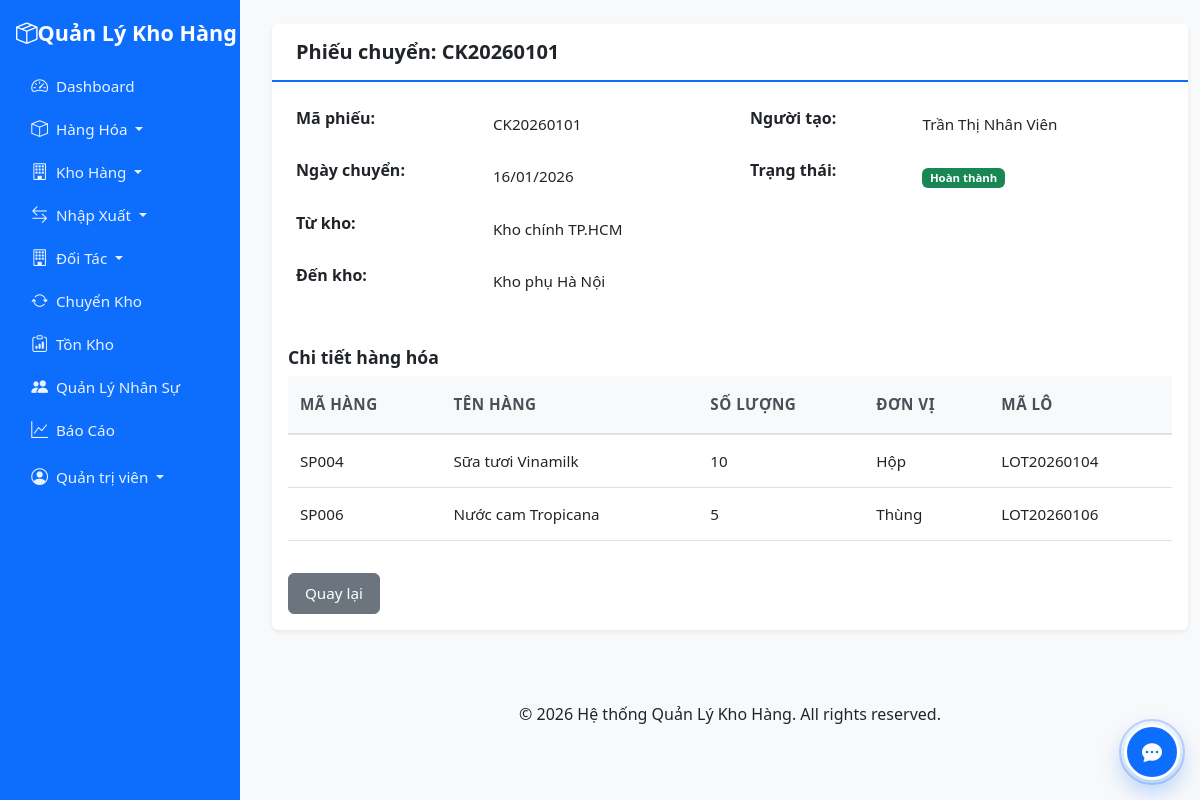
Screenshot of /modules/internal_transfers/view.php?id=1 (signed in) with the database file from the repository.
### tables this page shows
CREATE TABLE `internal_transfers` (
  `id` int(11) NOT NULL,
  `transfer_code` varchar(50) NOT NULL,
  `transfer_date` date NOT NULL,
  `from_warehouse_id` int(11) NOT NULL,
  `to_warehouse_id` int(11) NOT NULL,
  `from_location_id` int(11) DEFAULT NULL,
  `to_location_id` int(11) DEFAULT NULL,
  `created_by` int(11) NOT NULL,
  `approved_by` int(11) DEFAULT NULL,
  `status` enum('pending','in_transit','completed','cancelled') DEFAULT 'pending',
  `notes` text DEFAULT NULL,
  `created_at` timestamp NOT NULL DEFAULT current_timestamp(),
  `updated_at` timestamp NOT NULL DEFAULT current_timestamp() ON UPDATE current_timestamp()
);

CREATE TABLE `warehouses` (
  `id` int(11) NOT NULL,
  `code` varchar(50) NOT NULL,
  `name` varchar(100) NOT NULL,
  `address` text DEFAULT NULL,
  `latitude` decimal(10,7) DEFAULT NULL,
  `longitude` decimal(10,7) DEFAULT NULL,
  `manager_id` int(11) DEFAULT NULL,
  `status` tinyint(1) DEFAULT 1,
  `created_at` timestamp NOT NULL DEFAULT current_timestamp()
);

CREATE TABLE `users` (
  `id` int(11) NOT NULL,
  `username` varchar(50) NOT NULL,
  `password` varchar(255) NOT NULL,
  `full_name` varchar(100) NOT NULL,
  `email` varchar(100) DEFAULT NULL,
  `phone` varchar(20) DEFAULT NULL,
  `role` enum('admin','quanly_kho','nhanvien_nhapkho','ketoan') DEFAULT 'nhanvien_nhapkho',
  `status` tinyint(1) DEFAULT 1,
  `created_at` timestamp NOT NULL DEFAULT current_timestamp(),
  `updated_at` timestamp NOT NULL DEFAULT current_timestamp() ON UPDATE current_timestamp()
);

CREATE TABLE `internal_transfer_details` (
  `id` int(11) NOT NULL,
  `transfer_id` int(11) NOT NULL,
  `item_id` int(11) NOT NULL,
  `batch_id` int(11) DEFAULT NULL,
  `quantity` int(11) NOT NULL,
  `notes` text DEFAULT NULL
);

CREATE TABLE `items` (
  `id` int(11) NOT NULL,
  `code` varchar(50) NOT NULL,
  `name` varchar(200) NOT NULL,
  `group_id` int(11) DEFAULT NULL,
  `unit` varchar(50) NOT NULL,
  `has_expiry` tinyint(1) DEFAULT 0,
  `min_stock` int(11) DEFAULT 0,
  `description` text DEFAULT NULL,
  `status` tinyint(1) DEFAULT 1,
  `created_at` timestamp NOT NULL DEFAULT current_timestamp(),
  `updated_at` timestamp NOT NULL DEFAULT current_timestamp() ON UPDATE current_timestamp()
);

CREATE TABLE `batches` (
  `id` int(11) NOT NULL,
  `item_id` int(11) NOT NULL,
  `batch_code` varchar(100) NOT NULL,
  `import_date` date NOT NULL,
  `expiry_date` date DEFAULT NULL,
  `initial_quantity` int(11) NOT NULL DEFAULT 0,
  `current_quantity` int(11) NOT NULL DEFAULT 0,
  `storage_location_id` int(11) DEFAULT NULL,
  `status` tinyint(1) DEFAULT 1,
  `created_at` timestamp NOT NULL DEFAULT current_timestamp()
);

### config/config.php (called while the page is built, shortened)
<?php
function formatNumber($number) {
    return number_format($number, 0, ',', '.');
}
function formatDate($date) {
    return date('d/m/Y', strtotime($date));
}
?>

### modules/internal_transfers/view.php (the view, shortened to what this page needs)
<?php
require_once '../../config/config.php';
$id = $_GET['id'] ?? 0;
$db = getDB();
$stmt = $db->prepare("SELECT it.*, w1.name as from_warehouse, w2.name as to_warehouse, u.full_name as creator_name
    FROM internal_transfers it
    JOIN warehouses w1 ON it.from_warehouse_id = w1.id
    JOIN warehouses w2 ON it.to_warehouse_id = w2.id
    JOIN users u ON it.created_by = u.id
    WHERE it.id = ?");
$stmt->execute([$id]);
$transfer = $stmt->fetch();
$stmt = $db->prepare("SELECT itd.*, i.code as item_code, i.name as item_name, i.unit, b.batch_code
    FROM internal_transfer_details itd
    JOIN items i ON itd.item_id = i.id
    LEFT JOIN batches b ON itd.batch_id = b.id
    WHERE itd.transfer_id = ?");
$stmt->execute([$id]);
$details = $stmt->fetchAll();
include '../../includes/header.php';
?>
<div class="container-fluid mt-4">
    <div class="card">
        <div class="card-header">
            <h5 class="mb-0">Phiếu chuyển: <?php echo htmlspecialchars($transfer['transfer_code']); ?></h5>
        </div>
        <div class="card-body">
            <div class="row mb-4">
                <div class="col-md-6">
                    <table class="table table-borderless">
                        <tr><th>Mã phiếu:</th><td><?php echo htmlspecialchars($transfer['transfer_code']); ?></td></tr>
                        <tr><th>Ngày chuyển:</th><td><?php echo formatDate($transfer['transfer_date']); ?></td></tr>
                        <tr><th>Từ kho:</th><td><?php echo htmlspecialchars($transfer['from_warehouse']); ?></td></tr>
                        <tr><th>Đến kho:</th><td><?php echo htmlspecialchars($transfer['to_warehouse']); ?></td></tr>
                    </table>
                </div>
                <div class="col-md-6">
                    <table class="table table-borderless">
                        <tr><th>Người tạo:</th><td><?php echo htmlspecialchars($transfer['creator_name']); ?></td></tr>
                        <tr><th>Trạng thái:</th><td>
                            <span class="badge bg-<?php
                                echo $transfer['status'] == 'completed' ? 'success' :
                                    ($transfer['status'] == 'cancelled' ? 'danger' :
                                    ($transfer['status'] == 'in_transit' ? 'info' : 'warning'));
                            ?>">
                                <?php
                                echo $transfer['status'] == 'completed' ? 'Hoàn thành' :
                                    ($transfer['status'] == 'cancelled' ? 'Hủy' :
                                    ($transfer['status'] == 'in_transit' ? 'Đang vận chuyển' : 'Chờ duyệt'));
                                ?>
                            </span>
                        </td></tr>
                    </table>
                </div>
            </div>
            <h5>Chi tiết hàng hóa</h5>
            <div class="table-responsive">
                <table class="table">
                    <thead>
                        <tr>
                            <th>Mã hàng</th>
                            <th>Tên hàng</th>
                            <th>Số lượng</th>
                            <th>Đơn vị</th>
                            <th>Mã lô</th>
                        </tr>
                    </thead>
                    <tbody>
                        <?php foreach ($details as $d): ?>
                        <tr>
                            <td><?php echo htmlspecialchars($d['item_code']); ?></td>
                            <td><?php echo htmlspecialchars($d['item_name']); ?></td>
                            <td><?php echo formatNumber($d['quantity']); ?></td>
                            <td><?php echo htmlspecialchars($d['unit']); ?></td>
                            <td><?php echo htmlspecialchars($d['batch_code'] ?? ''); ?></td>
                        </tr>
                        <?php endforeach; ?>
                    </tbody>
                </table>
            </div>
            <div class="mt-3">
                <a href="index.php" class="btn btn-secondary">Quay lại</a>
            </div>
        </div>
    </div>
</div>
<?php include '../../includes/footer.php'; ?>

### assets/css/style.css (style rules this page uses)
:root { --primary-color: #0d6efd; --secondary-color: #6c757d; --success-color: #198754; --danger-color: #dc3545; --warning-color: #ffc107; --info-color: #0dcaf0; }
body { font-family: 'Segoe UI', Tahoma, Geneva, Verdana, sans-serif; background-color: #f8f9fa; font-size: 1rem; line-height: 1.6; }
@media (min-width: 992px) { body.has-sidebar { padding-left: 260px; } }
.card { border: none; box-shadow: 0 0.125rem 0.25rem rgba(0, 0, 0, 0.075); margin-bottom: 1.5rem; }
.card-header { background-color: #fff; border-bottom: 2px solid var(--primary-color); font-weight: 600; font-size: 1.1rem; padding: 1rem 1.5rem; }
.card-header h5 { font-size: 1.25rem; font-weight: 600; margin: 0; }
.table { background-color: #fff; }
.table thead th { background-color: #f8f9fa; border-bottom: 2px solid #dee2e6; font-weight: 600; font-size: 0.95rem; padding: 1rem 0.75rem; text-transform: uppercase; letter-spacing: 0.5px; color: #495057; }
.table tbody td { padding: 0.875rem 0.75rem; font-size: 0.95rem; vertical-align: middle; }
.badge { padding: 0.35em 0.65em; }
h1, h2, h3, h4, h5, h6 { font-weight: 600; color: #212529; }
h5 { font-size: 1.1rem; }
.btn { font-weight: 500; padding: 0.5rem 1rem; font-size: 0.95rem; }

### rows the page displays
internal_transfers: transfer_code "CK20260101", transfer_date "16/01/2026", from_warehouse.name "Kho chính TP.HCM", to_warehouse.name "Kho phụ Hà Nội", created_by.full_name "Trần Thị Nhân Viên"
internal_transfer_details: item.code "SP004", item.name "Sữa tươi Vinamilk", quantity "10", item.unit "Hộp", batch.batch_code "LOT20260104"
internal_transfer_details: item.code "SP006", item.name "Nước cam Tropicana", quantity "5", item.unit "Thùng", batch.batch_code "LOT20260106"

### other values shown
$_SESSION['full_name'] "Quản trị viên"
